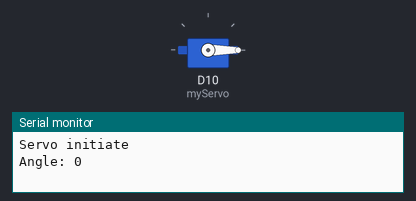
The program below on a simulated Arduino Uno R4 WiFi. Shown: servo, the last lines printed to the serial monitor.

Above: at 0.05 s.
At 4.45 s:
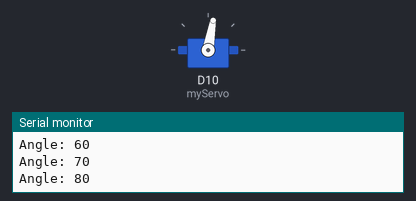
At 8.95 s:
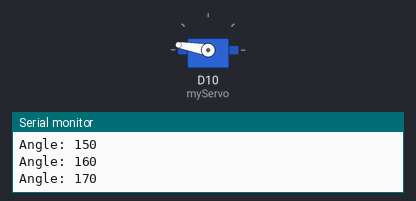
At 17.95 s:
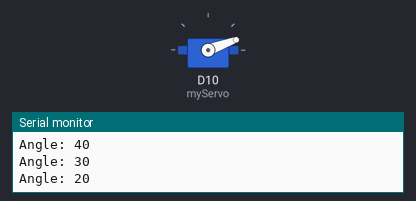
Timing chart, 0 to 24.7 s (numbered marks = the images above):
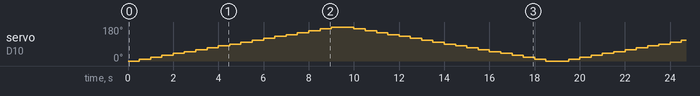

The program:

main.cpp
```cpp
#include <Arduino.h>
#include <Servo.h>
Servo myServo;
void setup() {
    Serial.begin(9600);
    myServo.attach(10);
    Serial.println("Servo initiate");

// write your initialization code here
}

void loop() {
    for (int angle = 0; angle <= 180; angle += 10) {
        myServo.write(angle);
        Serial.print("Angle: ");
        Serial.println(angle);
        delay(500);
    }

    for (int angle = 180 ; angle >= 0 ; angle -= 10) {
        myServo.write(angle);
        Serial.print("Angle: ");
        Serial.println(angle);
        delay(500);
    }
    // myServo.write(0);
    // delay(500);
    // myServo.write(90);
    // delay(500);
    // myServo.write(120);
    // delay(500);
    // myServo.write(180);
    // delay(500);

// write your code here
}
```
